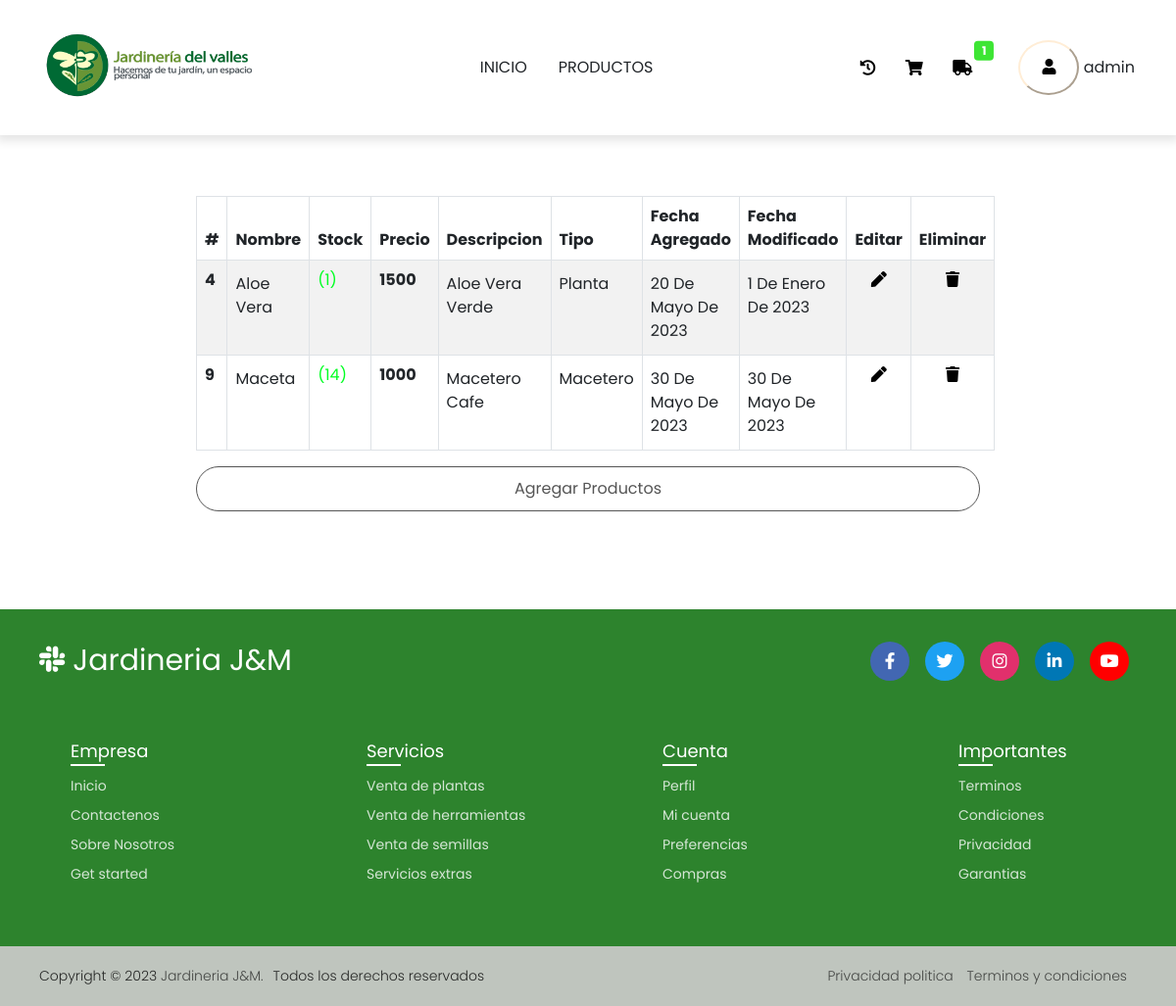
Screenshot of /crud/ (signed in) with the database file from the repository.
### core/models.py (models this page shows, shortened)
class Producto(models.Model):
    nombre = models.CharField(max_length=100)
    stock = models.PositiveIntegerField()
    precio = models.PositiveIntegerField()
    descripcion = models.CharField(max_length=200)
    tipo = models.ForeignKey(TipoProducto, on_delete=models.CASCADE)
    foto = models.ImageField(null=True, blank=True)
    fechagregado = models.DateField(null=True)
    fechamodificado = models.DateField(null=True)
    historial_compras = models.ForeignKey('Historial', on_delete=models.SET_NULL, null=True, blank=True)

class TipoProducto(models.Model):
    descripcion = models.CharField(max_length=100)
    def __str__(self):
        return self.descripcion

### core/views.py (the view)
# urls.py: path('crud/', crud, name="crud"),
@login_required
def crud(request):
    productosALL = Producto.objects.all()
    datos = {
        'listaProductos' : productosALL
    }
    if not request.user.is_superuser:
        return redirect('index')
    else:
        return render(request,'core/crud.html',datos)

### core/context_processors.py (called while the page is built)
def total_carrito(request):
    total = 0
    if request.user.is_authenticated:
        if "carrito" in request.session.keys():
            for key, value in request.session["carrito"].items():
                total += int(value["acumulado"])
    return {"total_carrito": total}

### core/templates/core/crud.html (shortened to what this page needs)
{% extends 'core/base.html' %}
{% load static %}
{% block contenido %}
<link rel="stylesheet" href="{% static 'core/css/crud.css'%}">
<div class="containercrud">
    <div class="col-12">
        <table class="table table-striped table-bordered">
            <thead>
                <tr>
                    <th scope="col">#</th>
                    <th scope="col">Nombre</th>
                    <th scope="col">Stock</th>
                    <th scope="col">Precio</th>
                    <th scope="col">Descripcion</th>
                    <th scope="col">Tipo</th>
                    <th scope="col">Fecha Agregado</th>
                    <th scope="col">Fecha Modificado</th>
                    <th scope="col">Editar</th>
                    <th scope="col">Eliminar</th>
                </tr>
            </thead>
            <tbody>
                {% for aux in listaProductos %}
                <tr>
                    <th scope="row">{{aux.id}}</th>
                    <td>
                        <p class="text-capitalize my-1 justify-content-between">{{aux.nombre}}</p>
                    </td>
                    <td>
                        <p>{% if aux.stock == 0 %}
                            <span style="color: rgb(250, 0, 0);">({{aux.stock}})</span>
                            {% else %}
                            <span style="color: rgb(0, 255, 34);">({{aux.stock}})</span>
                            {% endif %}
                        </p>
                    </td>
                    <td><span class="fw-bold">{{aux.precio}}</span></td>
                    <td>
                        <p class="text-capitalize my-1">{{aux.descripcion}}</p>
                    </td>
                    <td>
                        <p class="text-capitalize my-1">{{aux.tipo}}</p>
                    </td>
                    <td>
                        <p class="text-capitalize my-1">{{aux.fechagregado}}</p>
                    </td>
                    <td>
                        <p class="text-capitalize my-1">{{aux.fechamodificado}}</p>
                    </td>
                    <td>
                        <a href="{% url 'modificar' aux.id %}"
                            class="heart d-flex justify-content-center align-items-center ">
                            <span><i class="fa fa-solid fa fa-pen"></i></span>
                        </a>
                    </td>
                    <td>
                        <a onclick="deletepro({{ aux.id }})"
                            class="heart d-flex justify-content-center align-items-center ">
                            <span><i class="fa fa-solid fa fa-trash"></i></span>
                        </a>
                                    </div>
                                </div>
                    </td>
                </tr>
                {% endfor %}
        {% if user.is_superuser %}
        <a href="{% url 'agregar' %}" class="btn btn-primary mt-3 d-flex justify-content-center">Agregar Productos</a>
        {% endif %}
{% endblock %}

### core/templates/core/base.html (shortened to what this page needs)
{% load static %}
<!DOCTYPE html>
<html lang="en">
<head>
    <link rel="stylesheet" href="https://cdnjs.cloudflare.com/ajax/libs/font-awesome/5.15.4/css/all.min.css"
 />
    <link rel="stylesheet" href="{% static 'core/bootstrap-5.0.2-dist/css/bootstrap.min.css'%}">
    <link rel="stylesheet" href="{% static 'core/css/log.css'%}">
    <link rel="stylesheet" href="https://cdnjs.cloudflare.com/ajax/libs/sweetalert/1.1.3/sweetalert.min.css">
    <link rel="stylesheet" href="https://cdn.jsdelivr.net/npm/sweetalert2@11.0.19/dist/sweetalert2.min.css">
    <link rel="stylesheet" href="{% static 'core/css/main.css'%}">
</head>
<body>
    {% if user.is_authenticated %}
    <nav class="navbar navbar-expand-lg navbar-light bg-white py-4 fixed-top">
        <div class="container">
            <a class="navbar-brand d-flex justify-content-between align-items-center order-lg-0" href="">
                <img src="{% static 'core/images/Logo_Jardineria-del-valles-800px.png'%}" alt="" height="80px">
            </a>
            <div class="order-lg-2 nav-btns ">
                <button type="button" class="btn position-relative">
                    <a href="{% url 'historial' %}"><i class="fa fa-solid fa fa-history"></i></a>
                </button>
                <button type="button" class="btn position-relative">
                    <a href="{% url 'carrito' %}"><i class="fa fa-shopping-cart"></i></a>
                </button>
                <button type="button" class="btn position-relative">
                    <a href="{% url 'seguimiento' %}"><i class="fa fa-solid fa fa-truck"></i></a>
                    <span class="position-absolute top-0 start-100 translate-middle badge bg-primary">1</span>
                </button>
                {% if user.is_authenticated %}
                <button type="button" class="btnlogin2">
                    <a href="{% url 'perfil' %}" class="nav-link">
                            <i class="fa fa-solid fa fa-user"></i></a>
                </button>
                <span class="username"> {{ user.username }} </span>
                {% else %}
                <button type="button" class="btnlogin">
                    <li class="nav-item "><a href="{% url 'login' %}" class="nav-link">
                            <i class="fa fa-solid fa fa-user"></i></a></li>
                </button>
                {% endif %}
            </div>
            <div class="collapse navbar-collapse order-lg-1">
                <ul class="navbar-nav mx-auto text-center">
                    <li class="nav-item px-2 py-2">
                        <a class="nav-link text-uppercase text-dark" href="{% url 'index' %}">Inicio</a>
                    </li>
                    <li class="nav-item px-2 py-2">
                        <a class="nav-link text-uppercase text-dark" href="{% url 'productos' %}">Productos</a>
                    </li>
                </ul>
            </div>
        </div>
    </nav>
    {% endif %}
    {% block contenido %}
    {% endblock %}
    <footer id="contactanos">
        <div class="row">
            <div class="col">
                <div class="content">
                    <div class="top">
                        <div class="logo-details">
                            <i class="fab fa-slack"></i>
                            <span class="logo_name">Jardineria J&M</span>
                        </div>
                        <div class="media-icons">
                            <a href="#"><i class="fab fa-facebook-f"></i></a>
                            <a href="#"><i class="fab fa-twitter"></i></a>
                            <a href="#"><i class="fab fa-instagram"></i></a>
                            <a href="#"><i class="fab fa-linkedin-in"></i></a>
                            <a href="#"><i class="fab fa-youtube"></i></a>
                        </div>
                    </div>
                    <div class="link-boxes">
                        <ul class="box">
                            <li class="link_name">Empresa</li>
                            <li><a href="#">Inicio</a></li>
                            <li><a href="#">Contactenos</a></li>
                            <li><a href="#">Sobre Nosotros</a></li>
                            <li><a href="#">Get started</a></li>
                        </ul>
                        <ul class="box">
                            <li class="link_name">Servicios</li>
                            <li><a href="#">Venta de plantas</a></li>
                            <li><a href="#">Venta de herramientas</a></li>
                            <li><a href="#">Venta de semillas</a></li>
                            <li><a href="#">Servicios extras</a></li>
                        </ul>
                        <ul class="box">
                            <li class="link_name">Cuenta</li>
                            <li><a href="#">Perfil</a></li>
                            <li><a href="#">Mi cuenta</a></li>
                            <li><a href="#">Preferencias</a></li>
                            <li><a href="#">Compras</a></li>
                        </ul>
                        <ul class="box">
                            <li class="link_name">Importantes</li>
                            <li><a href="#">Terminos</a></li>
                            <li><a href="#">Condiciones</a></li>
                            <li><a href="#">Privacidad</a></li>
                            <li><a href="#">Garantias</a></li>
                        </ul>
                    </div>
                </div>
                <div class="bottom-details">
                    <div class="bottom_text">
                        <span class="copyright_text">Copyright © 2023 <a href="#">Jardineria J&M.</a>Todos los derechos
                            reservados</span>
                        <span class="policy_terms">
                            <a href="#">Privacidad politica</a>
                            <a href="#">Terminos y condiciones</a>
                        </span>
                    </div>
                </div>
            </div>
        </div>
    </footer>
</body>
</html>

### core/static/core/css/log.css (style rules this page uses)
.btnlogin2 { margin-left: 30px; border-radius: 50%; background-color: white; padding-top:6px; padding-bottom:6px; padding-left:6px; padding-right:6px; border-color: rgb(255, 237, 214); }
.media-icons { display: flex; }
.media-icons a { height: 40px; width: 40px; margin: 0 8px; border-radius: 50%; text-align: center; line-height: 40px; color: #fff; font-size: 17px; text-decoration: none; transition: all 0.4s ease; }
.media-icons a:nth-child(1) { background: #4267B2; }
.media-icons a:nth-child(2) { background: #ff0000; }
.media-icons a:nth-child(3) { background: #E1306C; }

### core/static/core/css/main.css (style rules this page uses)
:root { --lg-font: 'Kaisei Tokumin', serif; --sm-font: 'Poppins', sans-serif; --pink: #3de534; }
body { font-family: var(--sm-font); }
.bg-primary { background-color: var(--pink) !important; }
.btn:not(.nav-btns button) { background-color: #fff; color: rgb(85, 85, 85); padding: 10px 28px; border-radius: 25px; border: 1px solid rgb(85, 85, 85); }
.navbar { -webkit-box-shadow: 0 3px 9px 3px rgba(0, 0, 0, 0.1); box-shadow: 0 3px 9px 3px rgba(0, 0, 0, 0.1); }
.fa { color: #000; }
.nav-item { border-bottom: 0.5px solid rgba(0, 0, 0, 0.05); }
footer { position: static; background: #2d832d; width: 100%; bottom: 0; left: 0; }
footer::before { content: ''; position: absolute; left: 0; top: 100px; height: 1px; width: 100%; background: #AFAFB6; }
footer .content { max-width: 1250px; margin: auto; padding: 30px 40px 40px 40px; }
footer .content .top { display: flex; align-items: center; justify-content: space-between; margin-bottom: 50px; }
.content .top .logo-details { color: #fff; font-size: 30px; }
.content .top .media-icons { display: flex; }
.content .top .media-icons a { height: 40px; width: 40px; margin: 0 8px; border-radius: 50%; text-align: center; line-height: 40px; color: #fff; font-size: 17px; text-decoration: none; transition: all 0.4s ease; }
.top .media-icons a:nth-child(1) { background: #4267B2; }
.top .media-icons a:nth-child(2) { background: #1DA1F2; }
.top .media-icons a:nth-child(3) { background: #E1306C; }
.top .media-icons a:nth-child(4) { background: #0077B5; }
.top .media-icons a:nth-child(5) { background: #FF0000; }
footer .content .link-boxes { width: 100%; display: flex; justify-content: space-between; }
footer .content .link-boxes .box { width: calc(100% / 5 - 10px); }
.content .link-boxes .box .link_name { color: #fff; font-size: 18px; font-weight: 400; margin-bottom: 10px; position: relative; }
.link-boxes .box .link_name::before { content: ''; position: absolute; left: 0; bottom: -2px; height: 2px; width: 35px; background: #fff; }
.content .link-boxes .box li { margin: 6px 0; list-style: none; }
.content .link-boxes .box li a { color: #fff; font-size: 14px; font-weight: 400; text-decoration: none; opacity: 0.8; transition: all 0.4s ease }
footer .bottom-details { width: 100%; background: #bfc5be; }
footer .bottom-details .bottom_text { max-width: 1250px; margin: auto; padding: 20px 40px; display: flex; justify-content: space-between; }
.bottom-details .bottom_text span, .bottom-details .bottom_text a { font-size: 14px; font-weight: 300; color: rgb(0, 0, 0); opacity: 0.8; text-decoration: none; }
.bottom-details .bottom_text a { margin-right: 10px; }
@media (min-width: 992px) { .nav-item { border-bottom: none; } }

### core/static/core/css/crud.css (style rules this page uses)
.fa { color: #000; }
.containercrud { margin: 200px; margin-bottom: 100px; }

### rows the page displays
Producto: id "4", nombre "Aloe Vera", stock "1", precio "1500", descripcion "Aloe Vera Verde", tipo "Planta", fechagregado "20 De Mayo De 2023", fechamodificado "1 De Enero De 2023"
Producto: id "9", nombre "Maceta", stock "14", precio "1000", descripcion "Macetero Cafe", tipo "Macetero", fechagregado "30 De Mayo De 2023", fechamodificado "30 De Mayo De 2023"

### other values shown
{{ user.username }} "admin"
